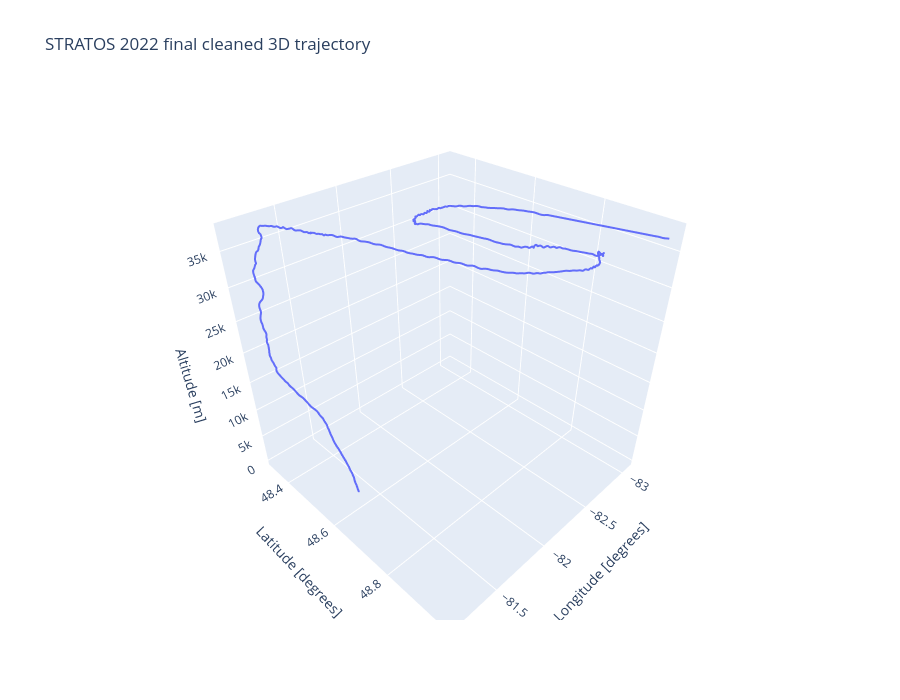

The code cell stored with this chart in its notebook:
### Markdown cell above
## 12. Visualize the final cleaned trajectory

The same `final_trajectory_2022` dataframe is used for both plots and the
final trajectory CSV export.

### Code cell
plot_2d_trajectory(
    final_trajectory_2022,
    title="STRATOS 2022 final cleaned GNSS1 trajectory",
)

plot_3d_trajectory(
    final_trajectory_2022,
    title="STRATOS 2022 final cleaned 3D trajectory",
)

### Figure 1 — Plotly figure (JSON) as saved in the notebook; plotly's stock layout.template omitted (floating-point values rounded to 4 significant figures; data arrays with more than 128 entries replaced by an {"elided": "..."} marker saying what was removed)
{"data": [{"line": {"width": 4}, "mode": "lines", "name": "Flight path", "type": "scatter3d", "x": {"elided": "11292 float values"}, "y": {"elided": "11292 float values"}, "z": {"elided": "11292 float values"}}], "layout": {"height": 700, "scene": {"xaxis": {"title": {"text": "Longitude [degrees]"}}, "yaxis": {"title": {"text": "Latitude [degrees]"}}, "zaxis": {"title": {"text": "Altitude [m]"}}}, "title": {"text": "STRATOS 2022 final cleaned 3D trajectory"}}}
